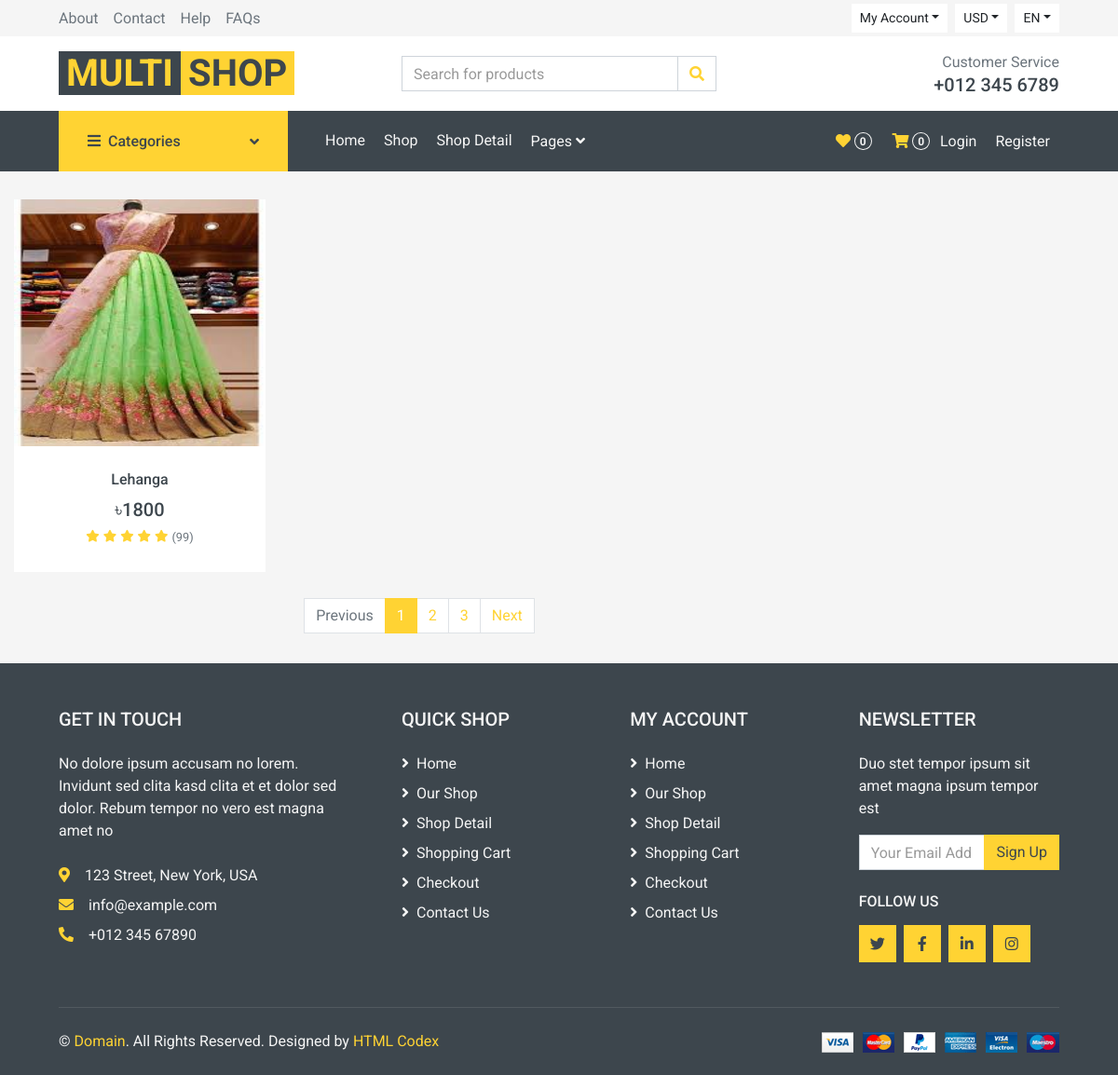
Screenshot of /brand/tcp/ with the database file from the repository.
### multishop/models.py (models this page shows, shortened)
class Product(models.Model):
    category = models.ForeignKey(Category, on_delete=models.CASCADE)
    brand = models.ForeignKey(Brand, on_delete=models.CASCADE, blank=True, null=True)
    product_type = models.CharField(max_length=50, choices=[('Featured', 'Featured'), ('Regular', 'Regular'), ('Up Comming', 'Up Comming')], default='Regular')
    name = models.CharField(max_length=200)
    slug = models.SlugField(max_length=200, unique=True, blank=True)
    size = models.ManyToManyField('Size', blank=True)
    color = models.ManyToManyField('Color', blank=True)
    description = models.TextField()
    price = models.IntegerField()
    discount_percentage = models.IntegerField(default=0)
    discount_price = models.FloatField(blank=True, null=True)
    stock = models.PositiveIntegerField()
    image = models.ImageField(upload_to='products/')
    image_back = models.ImageField(upload_to='products/', blank=True)
    image_side = models.ImageField(upload_to='products/', blank=True)
    created_at = models.DateTimeField(auto_now_add=True)
    updated_at = models.DateTimeField(auto_now=True)
    tags = models.ManyToManyField('Tag', blank=True)

### multishop/views.py (the view)
# urls.py: path('brand/<slug:slug>/', BrandView.as_view(), name='brand'),
class BrandView(TemplateView):
    template_name = 'multishop/brand.html'
    def get_context_data(self, **kwargs):
        context = super().get_context_data(**kwargs)
        slug = self.kwargs.get('slug')
        brand = get_object_or_404(Brand, slug=slug)
        context['brand'] = brand
        context['brands'] = Product.objects.filter(brand=brand)
        return context

### multishop/context_processors.py (called while the page is built)
def categories_processor(request):
    categories = Category.objects.all()
    return {'categories': categories}

def cart_count(request):
    if request.user.is_authenticated:
        cart = Cart.objects.filter(user=request.user).first()
        cart_count = CartItem.objects.filter(cart=cart).count() if cart else 0
    else:
        cart_count = 0
    return {'cart_count': cart_count}

### multishop/templates/multishop/brand.html (shortened to what this page needs)
{% load static %}
<!DOCTYPE html>
<html lang="en">
<head>
    {% include "multishop/css.html" %}
</head>
<body>
    {% include "multishop/navbar.html" %}
   <div class="col-lg-9 col-md-8">
    <div class="row pb-3">
            {% for product in brands %}
            <div class="col-lg-4 col-md-6 col-sm-6 pb-1">
                <div class="product-item bg-light mb-4">
                    <div class="product-img position-relative overflow-hidden">
                        <img class="img-fluid w-100 h-100" src="{{ product.image.url }}" alt="{{ product.name }}">
                        <div class="product-action">
                        </div>
                    </div>
                    <div class="text-center py-4">
                        <a class="h6 text-decoration-none text-truncate" href="{% url 'indetail' product.slug %}">{{ product.name }}</a>
                        <div class="d-flex align-items-center justify-content-center mt-2">
                            <h5>৳{{ product.discount_price|default:product.price }}</h5>
                        </div>
                        <div class="d-flex align-items-center justify-content-center mb-1">
                            <small class="fa fa-star text-primary mr-1"></small>
                            <small class="fa fa-star text-primary mr-1"></small>
                            <small class="fa fa-star text-primary mr-1"></small>
                            <small class="fa fa-star text-primary mr-1"></small>
                            <small class="fa fa-star text-primary mr-1"></small>
                            <small>(99)</small>
                        </div>
                    </div>
                </div>
            </div>
            {% empty %}
            <div class="col-12">
                <div class="alert alert-warning text-center" role="alert">
                    No products found in this category.
                </div>
            </div>
            {% endfor %}
        <div class="col-12">
            <nav>
              <ul class="pagination justify-content-center">
                <li class="page-item disabled"><a class="page-link" href="#">Previous</span></a></li>
                <li class="page-item active"><a class="page-link" href="#">1</a></li>
                <li class="page-item"><a class="page-link" href="#">2</a></li>
                <li class="page-item"><a class="page-link" href="#">3</a></li>
                <li class="page-item"><a class="page-link" href="#">Next</a></li>
              </ul>
            </nav>
        </div>
    </div>
</div>
{% include "multishop/footer.html" %}
</body>
</html>

### multishop/templates/multishop/brand.html (style rules this page uses)
.product-item { height: 400px; display: flex; flex-direction: column; }
.product-img { flex-grow: 1; }

### rows the page displays
Product: image (picture), name "Lehanga", discount_price "1800"

### other values shown
{{ cart_count }} "0"
